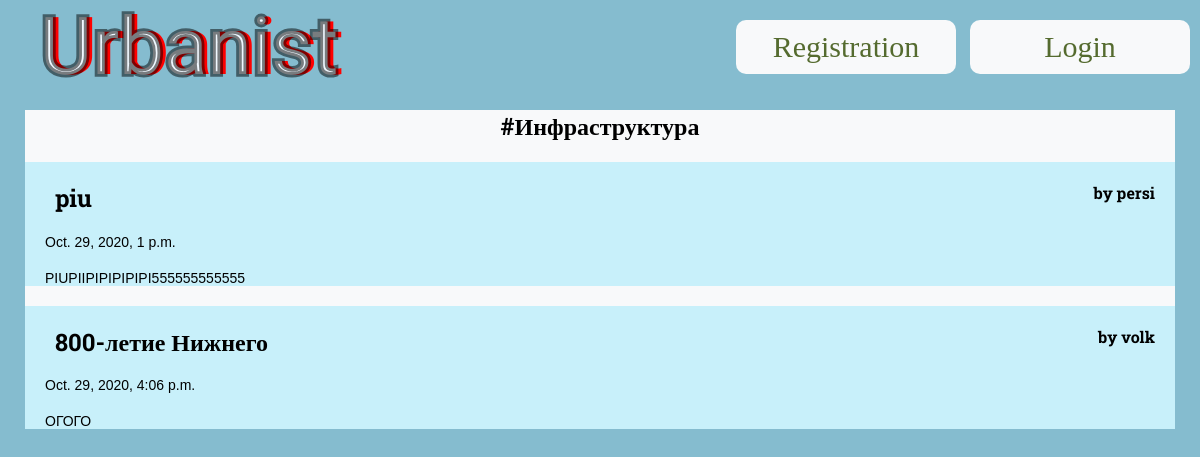
The app's page /posts/Инфраструктура/ with its own data.
### firstapp/models.py (models this page shows, shortened)
class Tag(models.Model):
    name = models.CharField(max_length=20, unique=True, help_text="Enter a post tag")
    def __str__(self):
        return self.name

class Post(models.Model):
    title = models.CharField(max_length=200)
    author = models.ForeignKey(User, on_delete=models.CASCADE)
    publication_date = models.DateTimeField(default=timezone.now, blank=True, null=True)
    body = RichTextField(blank=True, null=True)
    tags = models.ManyToManyField('Tag', help_text="Select a tag for this post")
    likes = models.ManyToManyField(User, related_name='blog_posts')

### firstapp/views.py (called while the page is built)
    def get_queryset(self):
        self.tag = get_object_or_404(Tag, name=self.args[0])
        return Post.objects.filter(tags__in=[self.tag])

    def get_context_data(self, **kwargs):
        context = super(TagPostsView,self).get_context_data(**kwargs)
        context['tag'] = self.tag
        return context

### templates/tag_posts.html
<!DOCTYPE html>
{% extends 'base.html' %}
{% block content %}
<h2 class="tag">#{{ tag }}</h2>
{% for post in object_list %}
  <div class="post">
      <h2><a href="{% url 'post_detail' post.pk %}">{{ post.title }}</a></h2>
      <h4>by {{ post.author }}</h4>
      <p>{{ post.publication_date }}</p>
      <p>{{ post.body }}</p>
  </div>
{% endfor %}
{% endblock content %}

### static/css/styles.css (style rules this page uses)
body { background: rgba(13,122,160,0.5); margin: 0; padding: 0; }
h,h1,h2,h3,h4,h5 { font-family: 'Roboto Slab', serif; }
#middle .post { background: rgb(200,240,250); }
#middle .post p { font-size: 14px; font-family: "Spectral", Arial, sans-serif; margin: 20px; clear: both; }
#middle .post h2 { float: left; width:70%; margin-left: 30px; }
#middle .post h2 a { color: black; text-decoration: none; }
#middle .post h4 { float: right; margin: 20px; }
#middle .tag { text-align: center; }

### records on screen
Tag: name "Инфраструктура"
Post: title "piu", author "persi", publication_date "Oct. 29, 2020, 1 p.m.", body "PIUPIIPIPIPIPIPI555555555555"
Post: title "800-летие Нижнего", author "volk", publication_date "Oct. 29, 2020, 4:06 p.m.", body "ОГОГО"
